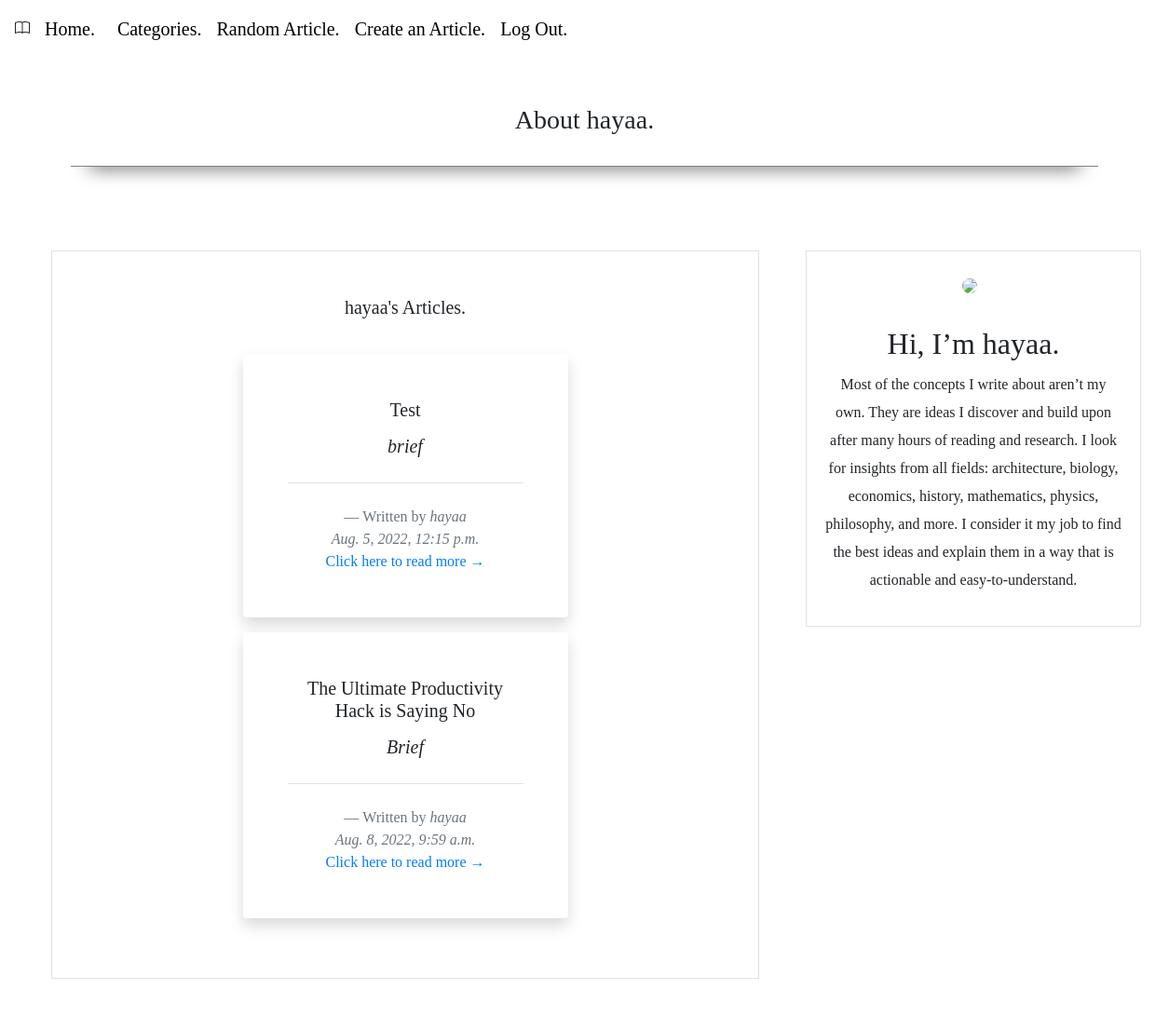
The page /author/hayaa on the database its author committed.
### final/models.py (models this page shows, shortened)
class User(AbstractUser):
    pass

class Article(models.Model):
    title = models.CharField(max_length=1000)
    author = models.ForeignKey(User, on_delete=models.CASCADE, related_name="articles")
    brief = models.TextField()
    text = models.TextField()
    date = models.DateTimeField(auto_now_add=True)
    category = models.ForeignKey(Categories, on_delete=models.CASCADE, blank=True, null=True, related_name="categories")

class Profile(models.Model):
    user = models.ForeignKey(User, on_delete=models.CASCADE)
    about = models.CharField(max_length=5000)

### final/views.py (the view)
# urls.py: path("author/<str:user>", views.author, name="author"),
def author(request, user):
    user = User.objects.get(username=user)
    user_profile = Profile.objects.get(user=user)
    print(user_profile.about)
    user_articles = user.articles.all()
    return render(request, "final/author.html", {
        "user_articles": user_articles,
        "user_profile": user_profile,
        "user": user
    })

### final/templates/final/author.html (shortened to what this page needs)
{% extends "final/layout.html" %}
{% load static %}
{% block body %}
<div id="profile_heading">
    <h3 >About {{ user }}.</h3><br>
    <hr id="Hr">
</div>
<div id="grid-div">
    <div class="grid-items">
        <section class="py-5 border">
            <h5 >{{ user }}'s Articles.</h5><br>
            <div class="container">
            {% for article in user_articles %}
                <div class="row">
                    <div class="col-lg-6 mx-auto" onclick="this.querySelector('a').click(); return true;">
                        <blockquote class="blockquote blockquote-custom bg-white p-5 shadow rounded">
                            <h5 class="card-title">{{ article.title }}</h5>
                            <p class="mb-0 mt-2 font-italic">{{ article.brief }}</p>
                            <footer class="blockquote-footer pt-4 mt-4 border-top">Written by
                                <cite title="Source Title">{{ article.author }}</cite>
                                <br>
                                <cite title="Source Title">{{ article.date }}</cite>
                                <br>
                                <a id="cont_reading" href="{% url 'article' article.id %}">Click here to read more →</a>
                            </footer>
                        </blockquote>
                    </div>
                </div>
                {% endfor %}
            </div>
        </section>
    </div>
    <div class="grid-items">
        <div class="border" style="padding: 20px">
            <img src="https://encrypted-tbn0.gstatic.com/images?q=tbn:ANd9GcTypACuX8ygmzipbD197uPBv40pqsvU8Egh-_Oo_xqg2OQqZbL1Cm-5XRxVcF3QjaocHCg&usqp=CAU" width="100" class="user-img rounded-circle mr-2"><br><br>
            <h2>Hi, I’m {{ user }}.</h2>
            <p><small >{{ user_profile.about }}</small></p>
        </div>
    </div>
</div>
{% endblock %}

### final/static/final/styles.css (style rules this page uses)
body { font-family: 'Times New Roman', serif; background-color: white; background-size: 100%; }
#grid-div { background-color: white; display: grid; padding: 20px; margin-top: 50px; grid-column-gap: 10px; grid-row-gap: 10px; grid-template-columns: 800px 400px; }
.grid-items { background-color: white; font-size: 20px; padding: 20px; text-align: center; }
#profile_heading { text-align: center; padding-top: 50px; }
#Hr { border:none; height: 20px; width: 90%; height: 50px; margin-top: 0; border-bottom: 1px solid grey; box-shadow: 0 20px 20px -20px #333; margin: -50px auto 10px; }

### rows shown on the page
User: username "hayaa"
Article: title "Test", brief "brief", author "hayaa", date "Aug. 5, 2022, 12:15 p.m."
Article: title "The Ultimate Productivity Hack is Saying No", brief "Brief", author "hayaa", date "Aug. 8, 2022, 9:59 a.m."
Profile: about "Most of the concepts I write about aren’t my own. They are ideas I discover and build upon after many hours of reading and research. I look for insights from all fields: architecture, biology, economics, history, mathematics, physics, philosophy, and more. I consider it my job to find the best ideas and explain them in a way that is actionable and easy-to-understand."
